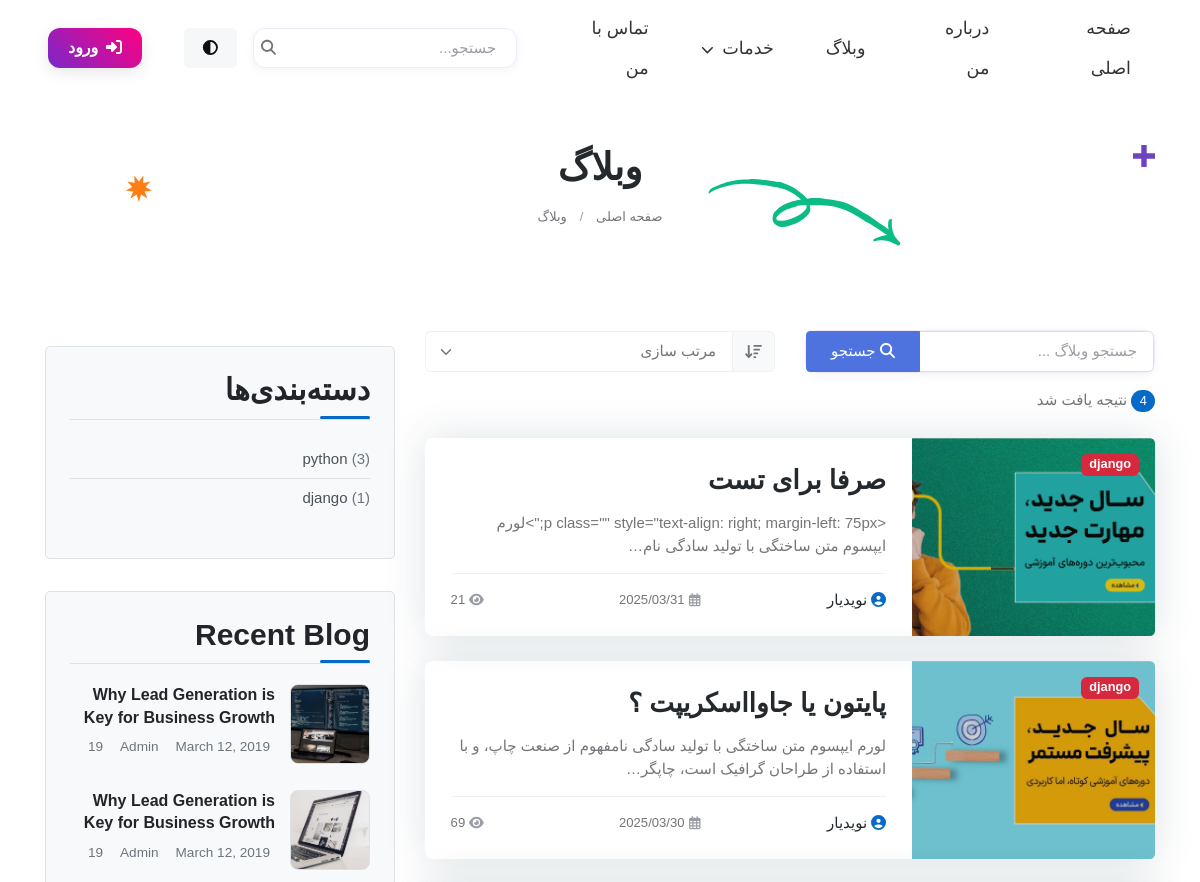
/blog/ (upper part), run on an earlier commit of the app's database.
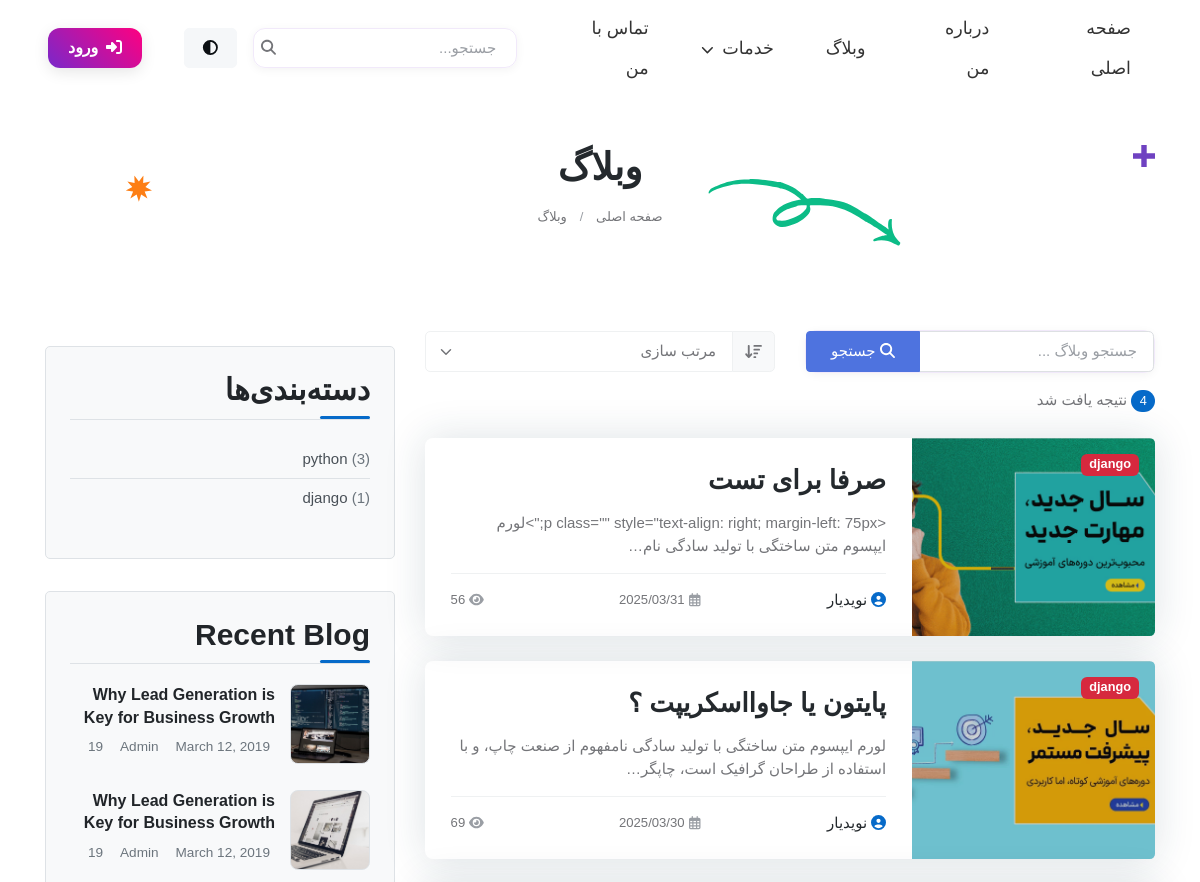
And on a later commit of the database.
### blog/models.py (models this page shows, shortened)
class Post(models.Model):
    author = models.ForeignKey(User, on_delete=models.SET_NULL, null=True, blank=True)
    title = models.CharField(max_length=200 , unique=True )
    slug = models.SlugField(max_length=255, unique=True, null=True, blank=True)
    content = models.TextField()
    image = models.ImageField(upload_to='blog_images/', default='blog_images/default.jpg')
    category = models.ForeignKey(Category, on_delete=models.CASCADE, null=True, blank=True)
    tags = TaggableManager()
    count_views = models.IntegerField(default=0)
    status = models.BooleanField(default=False)
    publish_at = models.DateTimeField(null=True, blank=True)
    created_at = models.DateTimeField(auto_now_add=True)
    updated_at = models.DateTimeField(auto_now=True)
    login_required = models.BooleanField(default=False)
    class Meta:
        ordering = ['-created_at']

### blog/views.py (the view)
# urls.py: path('', views.blog, name='blog'),
def blog(request):
    category_name = request.GET.get('category')
    tag_name = request.GET.get('tag')
    all_posts = Post.objects.filter(status=True)
    posts = all_posts
    if category_name:
        posts = posts.filter(category__name=category_name)
    if tag_name:
        posts = posts.filter(tags__name=tag_name)
    posts = posts.order_by('-created_at')
    categories = Category.objects.all().distinct()
    tags = Tag.objects.all()
    for post in posts:
        if not post.slug or post.slug == '':
            post.slug = slugify(post.title)
            if not post.slug:
                post.slug = f"post-{post.id}"
            post.save()
    return render(request, 'blog/index.html', {
        'posts': posts,
        'all_posts_count': all_posts.count(),
        'categories': categories,
        'tags': tags,
        'selected_category': category_name,
        'selected_tag': tag_name
    })

### blog/models.py (called while the page is built)
    def get_post_count(self):
        return self.post_set.filter(status=True).count()

### templates/blog/index.html (shortened to what the changed rows need)
{% extends 'base.html' %}
{% load static %}
{% block content %}
    <main>
<section class="py-5">
	<div class="container">
		<div class="row position-relative">
			<div class="col-lg-10 mx-auto text-center position-relative">
				<h1 class="fs-2">وبلاگ</h1>
			</div>
		</div>
	</div>
</section>
<section class="py-5">
	<div class="container">
		<div class="row">
			<div class="col-lg-8 pt-5 pt-lg-0">
				<div class="row g-4">
					 {% for post in posts %}
					<div class="col-12">
						<div class="card bg-transparent shadow h-100 transition-hover border-0 hover-translate-y">
							<div class="row g-0">
								<div class="col-lg-4">
									<div class="overflow-hidden rounded-start h-100">
										<img src="{% if post.image %}{{post.image.url}}{% else %} {% static 'images/blog/default-blog.jpg' %} {% endif %}" class="card-img-start h-100 w-100" alt="{{post.title}}" loading="lazy" style="object-fit: cover;">
										<div class="bg-overlay bg-dark opacity-2"></div>
										<div class="card-img-overlay d-flex align-items-start p-3">
											<a href="/blog/?category=django" class="badge text-bg-danger fw-bold">django</a>
										</div>
									</div>
								</div>
								<div class="col-lg-8">
									<div class="card-body p-4 h-100 d-flex flex-column">
										<h4 class="card-title fw-semi-bold mb-3"><a class="text-decoration-none stretched-link"
												href="{% if post.slug %}{% url 'blog:blog_single' post.slug %}{% else %}#{% endif %}">{{post.title}}</a></h4>
										<p class="text-truncate-3 mb-3">{{post.content|truncatechars:100}}</p>
										<div class="d-flex justify-content-between align-items-center border-top pt-3 mt-auto">
											<h6 class="mb-0 fw-normal"><a href="#" class="text-reset"><i class="fas fa-user-circle me-1 text-primary"></i>نویدیار</a>
											</h6>
											<span class="small me-2"><i class="far fa-calendar-alt text-secondary me-1"></i>{{post.created_at|date:"Y/m/d"}}</span>
											<span class="small"><i class="fas fa-eye text-secondary me-1"></i>{{post.count_views}}</span>
										</div>
									</div>
								</div>
							</div>
						</div>
					</div>
					{% endfor %}
				</div>
			</div>
				{% include 'blog/blog-side.html' %}
</section>
    </main>
</body>
</html>
{% endblock %}

What changed in the data, as far as the page shows it:
changed Post "صرفا برای تست": count_views "21" → "56"
